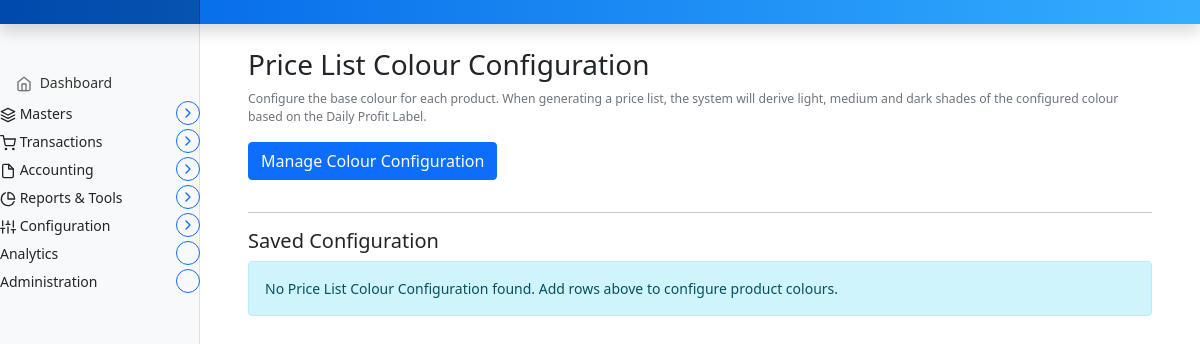
The page /invoice/configuration/price-list-colour-config (signed in) on the database as committed earlier.
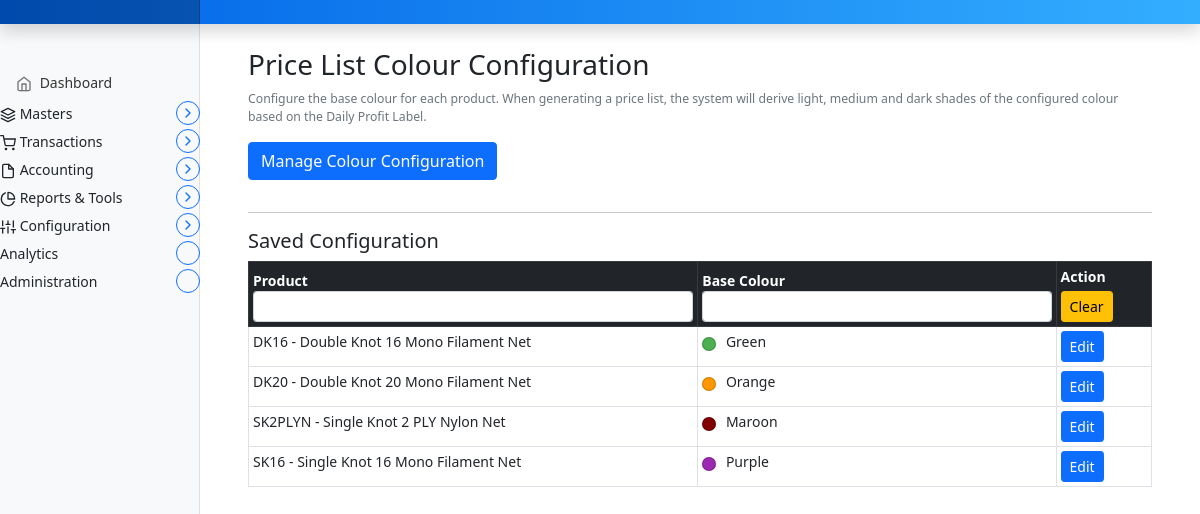
The same page on the database as committed later.
### marania_invoice_app/models.py (models this page shows, shortened)
class PriceListColourConfiguration(models.Model):
    product = models.ForeignKey(
        Product,
        to_field='code',
        on_delete=models.CASCADE,
        related_name='price_list_colours',
        db_constraint=False,
        unique=True,
    )
    base_colour = models.CharField(
        max_length=50,
        help_text="Base colour name, e.g. Green, Blue, Orange"
    )
    created_at = models.DateTimeField(auto_now_add=True)
    updated_at = models.DateTimeField(auto_now=True)
    class Meta:
        verbose_name = "Price List Colour Configuration"
        verbose_name_plural = "Price List Colour Configurations"

class Product(models.Model):
    code = models.CharField(max_length=50, unique=True)
    name = models.CharField(max_length=200)
    display_name = models.CharField(max_length=200, blank=True, null=True)
    hsn = models.CharField(max_length=20, blank=True, null=True)
    material = models.ForeignKey(
        Materials,
        to_field='code',
        on_delete=models.DO_NOTHING,
        related_name='products',
        db_constraint=False,   # ⭐ KEY LINE
        null=True,
        blank=True,
    )
    cgst = models.DecimalField(max_digits=5, decimal_places=2, default=0)
    sgst = models.DecimalField(max_digits=5, decimal_places=2, default=0)
    igst = models.DecimalField(max_digits=5, decimal_places=2, default=0)
    description = models.TextField(blank=True, null=True)
    created_at = models.DateTimeField(auto_now_add=True)
    updated_at = models.DateTimeField(auto_now=True)

### marania_invoice_app/views.py (the view, shortened to what this page needs)
# urls.py: path('configuration/price-list-colour-config', views.price_list_colour_config_view, name='price_list_colour_config'),
@login_required
def price_list_colour_config_view(request):
    context = {
        "configs": PriceListColourConfiguration.objects.select_related("product").all(),
        "products": Product.objects.all().order_by("code"),
    }
    return render(request, "marania_invoice_app/price_list_colour_config.html", context)

### templates/marania_invoice_app/price_list_colour_config.html (shortened to what this page needs)
{% extends 'partials/base.html' %}
{% load static %}
{% block main %}
<main class="col-md-9 ms-sm-auto col-lg-10 px-md-4">
  <div class="container my-4">
    <h3>Price List Colour Configuration</h3>
    <p class="text-muted small">Configure the base colour for each product. When generating a price list, the system will derive light, medium and dark shades of the configured colour based on the Daily Profit Label.</p>
    <button class="btn btn-primary mb-3" type="button"
            data-bs-toggle="collapse"
            data-bs-target="#configForm">
      Manage Colour Configuration
    </button>
    <hr>
    <h5>Saved Configuration</h5>
    {% if configs %}
    <div class="table-responsive">
      <table class="table table-bordered table-hover table-sm" id="config-table">
        <thead class="table-dark">
          <tr>
            <th>Product
              <input type="text" class="form-control form-control-sm text-filter" data-col="0">
            </th>
            <th>Base Colour
              <input type="text" class="form-control form-control-sm text-filter" data-col="1">
            </th>
            <th>
              Action
              <div class="mt-1">
                <button type="button" id="clear-filters" class="btn btn-warning btn-sm">
                  Clear
                </button>
              </div>
            </th>
          </tr>
        </thead>
        <tbody>
          {% for c in configs %}
          <tr>
            <td>{{ c.product.code }}{% if c.product.name %} - {{ c.product.name }}{% endif %}</td>
            <td>
              <span class="colour-swatch saved-swatch" data-colour-name="{{ c.base_colour }}" style="background:{{ c.base_colour|lower }};"></span>
              {{ c.base_colour }}
            </td>
            <td>
              <button type="button"
                      class="btn btn-primary btn-sm load-config"
                      data-product-code="{{ c.product.code }}"
                      data-base-colour="{{ c.base_colour }}">
                Edit
              </button>
            </td>
          </tr>
          {% endfor %}
        </tbody>
      </table>
    </div>
    {% else %}
    <div class="alert alert-info">No Price List Colour Configuration found. Add rows above to configure product colours.</div>
    {% endif %}
  </div>
</main>
{% endblock %}

### templates/partials/base.html (shortened to what this page needs)
{% load static %}
<!doctype html>
<html lang="en">
  <head>
    <link href="{% static 'assets/css/bootstrap.min.css' %}" rel="stylesheet">
    <link href="{% static 'assets/css/dashboard.css' %}" rel="stylesheet">
  </head>
  <body>
<header class="navbar navbar-dark sticky-top"
style="background: linear-gradient(90deg, #0062E6, #33AEFF); flex-wrap: nowrap; padding: 0; box-shadow: 0 0.5rem 1rem rgba(0,0,0,.15);">
  <a class="navbar-brand col-md-3 col-lg-2 me-0 px-3" href="#"> {{ config.CompanyName }}</a>
</header>
<div class="container-fluid">
  <div class="row">
    <nav id="sidebarMenu" class="col-md-3 col-lg-2 d-md-block bg-light sidebar collapse">
      <div class="position-sticky pt-3">
        <ul class="nav flex-column">
          <li class="nav-item">
            <a class="nav-link" href="{% url 'dashboard' %}">
              <span data-feather="home"></span>
              Dashboard
            </a>
          </li>
          <li class="nav-item">
            <div class="d-flex justify-content-between align-items-center mb-1 parent-menu">
              <span>
                <span data-feather="layers"></span>
                Masters
              </span>
              <button class="collapse-btn btn btn-outline-primary btn-sm rounded-circle"
                      type="button"
                      data-bs-toggle="collapse"
                      data-bs-target="#MastersSubmenu"
                      aria-expanded="false"
                      aria-controls="MastersSubmenu">
                <span class="collapse-icon" data-feather="chevron-right"></span>
              </button>
            </div>
          </li>
          <li class="nav-item">
            <div class="d-flex justify-content-between align-items-center mb-1 parent-menu">
              <span>
                <span data-feather="shopping-cart"></span>
                Transactions
              </span>
              <button class="collapse-btn btn btn-outline-primary btn-sm rounded-circle"
                      type="button"
                      data-bs-toggle="collapse"
                      data-bs-target="#TransactionsSubmenu"
                      aria-expanded="false"
                      aria-controls="TransactionsSubmenu">
                <span class="collapse-icon" data-feather="chevron-right"></span>
              </button>
            </div>
          </li>
          <li class="nav-item">
            <div class="d-flex justify-content-between align-items-center mb-1 parent-menu">
              <span>
                <span data-feather="file"></span>
                Accounting
              </span>
              <button class="collapse-btn btn btn-outline-primary btn-sm rounded-circle"
                      type="button"
                      data-bs-toggle="collapse"
                      data-bs-target="#AccountingSubmenu"
                      aria-expanded="false"
                      aria-controls="AccountingSubmenu">
                <span class="collapse-icon" data-feather="chevron-right"></span>
              </button>
            </div>
          </li>
          <li class="nav-item">
            <div class="d-flex justify-content-between align-items-center mb-1 parent-menu">
              <span>
                <span data-feather="pie-chart"></span>
                Reports & Tools
              </span>
              <button class="collapse-btn btn btn-outline-primary btn-sm rounded-circle"
                      type="button"
                      data-bs-toggle="collapse"
                      data-bs-target="#ReportsSubmenu"
                      aria-expanded="false"
                      aria-controls="ReportsSubmenu">
                <span class="collapse-icon" data-feather="chevron-right"></span>
              </button>
            </div>
          </li>
          <li class="nav-item">
            <div class="d-flex justify-content-between align-items-center mb-1 parent-menu">
              <span>
                <span data-feather="sliders"></span>
                Configuration
              </span>
              <button class="collapse-btn btn btn-outline-primary btn-sm rounded-circle"
                      type="button"
                      data-bs-toggle="collapse"
                      data-bs-target="#ConfigurationSubmenu"
                      aria-expanded="false"
                      aria-controls="ConfigurationSubmenu">
                <span class="collapse-icon" data-feather="chevron-right"></span>
              </button>
            </div>
          </li>
          <li class="nav-item">
            <div class="d-flex justify-content-between align-items-center mb-1 parent-menu">
              <span>
                Analytics
              </span>
              <button class="collapse-btn btn btn-outline-primary btn-sm rounded-circle"
                      type="button"
                      data-bs-toggle="collapse"
                      data-bs-target="#AnalyticsSubmenu"
                      aria-expanded="false"
                      aria-controls="AnalyticsSubmenu">
              </button>
            </div>
          </li>
          <li class="nav-item">
            <div class="d-flex justify-content-between align-items-center mb-1 parent-menu">
              <span>
                Administration
              </span>
              <button class="collapse-btn btn btn-outline-primary btn-sm rounded-circle"
                      type="button"
                      data-bs-toggle="collapse"
                      data-bs-target="#AdminSubmenu"
                      aria-expanded="false"
                      aria-controls="AdminSubmenu">
              </button>
            </div>
          </li>
        </ul>
      </div>
    </nav>
  {% block main %}
  {% endblock %}
  </div>
</div>
  </body>
</html>

### static/assets/css/dashboard.css (style rules this page uses)
body { font-size: .875rem; }
.feather { width: 16px; height: 16px; vertical-align: text-bottom; }
.sidebar { position: fixed; top: 0; bottom: 0; left: 0; z-index: 100; padding: 48px 0 0; box-shadow: inset -1px 0 0 rgba(0, 0, 0, .1); }
.sidebar .nav-link { font-weight: 500; color: #333; }
.sidebar .nav-link .feather { margin-right: 4px; color: #727272; }
.navbar-brand { padding-top: .75rem; padding-bottom: .75rem; font-size: 1rem; background-color: rgba(0, 0, 0, .25); box-shadow: inset -1px 0 0 rgba(0, 0, 0, .25); }

### templates/partials/base.html (style rules this page uses)
.collapse-icon { transition: transform 0.3s ease; }
.collapse-btn { width: 24px; height: 24px; display: flex; align-items: center; justify-content: center; padding: 0; font-size: 16px; font-weight: bold; transition: all 0.3s ease; }

### templates/marania_invoice_app/price_list_colour_config.html (style rules this page uses)
.colour-swatch { display: inline-block; width: 14px; height: 14px; border-radius: 50%; vertical-align: middle; margin-right: 6px; border: 1px solid rgba(0,0,0,0.2); flex-shrink: 0; }

Rows that differ between the two databases and show on the page:
added PriceListColourConfiguration: product.code "DK16", product.name "Double Knot 16 Mono Filament Net", base_colour "Green"
added PriceListColourConfiguration: product.code "DK20", product.name "Double Knot 20 Mono Filament Net", base_colour "Orange"
added PriceListColourConfiguration: product.code "SK2PLYN", product.name "Single Knot 2 PLY Nylon Net", base_colour "Maroon"
added PriceListColourConfiguration: product.code "SK16", product.name "Single Knot 16 Mono Filament Net", base_colour "Purple"
Other text that changed with them:
text no longer shown: "No Price List Colour Configuration found. Add rows above to configure product colours."
text now shown: "Product Base Colour Action Clear"
